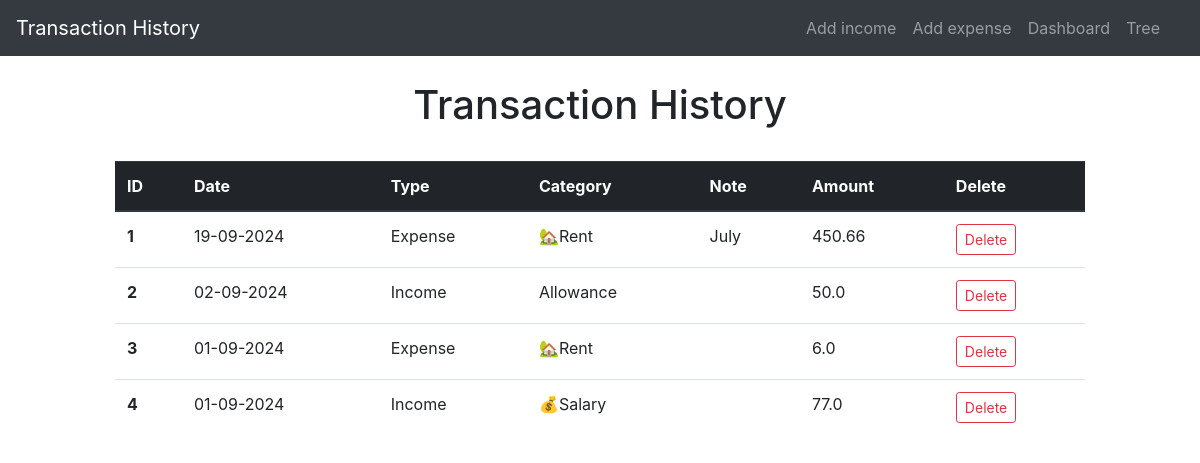
Before: / with the older database file.
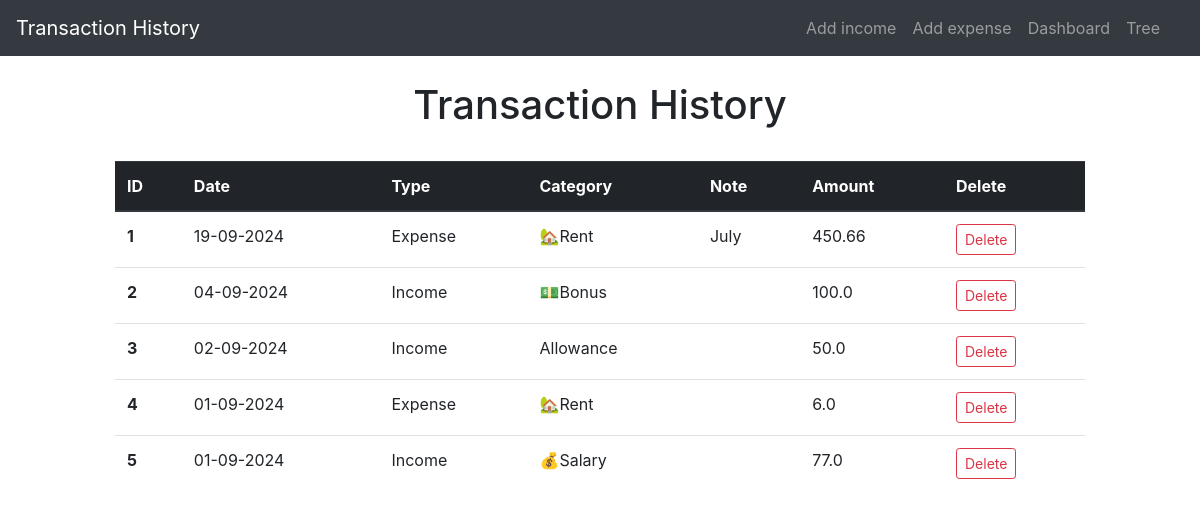
After: the same page with the newer database file.
### application/models.py (models this page shows, shortened)
class add_expenses(db.Model):
    id = db.Column(db.Integer, primary_key=True)
    amount = db.Column(db.Double, nullable=False)
    category = db.Column(db.String(30),nullable=False)
    date = db.Column(db.DateTime, nullable=False)
    type = db.Column(db.String(10), nullable=False, default= 'Expense')
    nota = db.Column(db.String(15))

class add_incomes(db.Model):
    id = db.Column(db.Integer, primary_key=True)
    amount = db.Column(db.Double, nullable=False)
    category = db.Column(db.String(30),nullable=False)
    date = db.Column(db.DateTime, nullable=False)
    type = db.Column(db.String(10), nullable=False, default= 'Income')
    nota = db.Column(db.String(15))

### application/routes.py (the view)
@app.route('/')
def index():
    expenses = add_expenses.query.order_by(add_expenses.date.desc()).all()
    incomes = add_incomes.query.order_by(add_incomes.date.desc()).all()
    entries = []
    for expense in expenses:
        entries.append({
            'id': expense.id,
            'date': expense.date,
            'type': expense.type,
            'category': expense.category,  # Assuming a category field exists
            'amount': expense.amount,
            'nota': expense.nota
        })
    for income in incomes:
        entries.append({
            'id': income.id,
            'date': income.date,
            'type': income.type,
            'category': income.category,  # Assuming the source acts as a category
            'amount': income.amount,
            'nota': income.nota
        })
    entries.sort(key=lambda x: x['date'], reverse=True)
    return render_template('index.html', title="Transaction history", entries=entries)

### application/templates/index.html (shortened to what this page needs)
{% extends 'layout.html' %}
{% block content %}
    <div class="col-sm-10 ml-auto mr-auto ">
       <center>
        <H1>Transaction History</H1>
       </center>
       <br>
        <table class="table">
            <thead class="thead-dark">
                <tr>
                    <th scope="col">ID</th>
                    <th scope="col">Date</th>
                    <th scope="col">Type</th>
                    <th scope="col">Category</th>
                    <th scope="col">Note</th>
                    <th scope="col">Amount</th>
                    <th scope="col">Delete</th>
                </tr>
            </thead>
            <tbody>
                {% for entry in entries %}
                        <tr>
                            <th scope="row">{{loop.index}}</th>
                            <td>{{entry.date.strftime("%d-%m-%Y")}}</td>
                            <td>{{entry.type}}</td>
                            <td>{{entry.category }}</td>
                            <td>{{entry.nota }}</td>
                            <td class="amount-field">{{ entry.amount }}</td>
                            <td><a href="{{ url_for('delete', entry_id = entry.id, entry_type = entry.type ) }}"  class="btn btn-outline-danger btn-sm">Delete</a></td>
                        </tr>
                {% endfor %}
        </tbody>
        </table>
    </div>
{% endblock %}

### application/templates/layout.html (shortened to what this page needs)
<!DOCTYPE html>
<html lang="en">
<head>
    {% if not block_link %}
    <link rel="stylesheet"
        href="https://maxcdn.bootstrapcdn.com/bootstrap/4.0.0/css/bootstrap.min.css"
        href="static/styles.css"
>
    {% endif %}
</head>
<body>
    <div class="container-fluid">
        <div class="row">
            <div class="col-md-12 p-0">
                <header class="mb-4">
                    <nav class="navbar navbar-expand-lg navbar-dark bg-dark">
                        <a class="navbar-brand" href="{{ url_for('index') }}">Transaction History</a>
                        <div class="collapse navbar-collapse" id="navbarNavAltMarkup">
                            <div class="navbar-nav ml-auto mr-3">
                                <a class="nav-item nav-link" href="{{ url_for('add_income') }}">Add income</a>
                                <a class="nav-item nav-link" href="{{ url_for('add_expense') }}">Add expense</a>
                                <a class="nav-item nav-link" href="{{ url_for('dashboard') }}">Dashboard</a>
                                <a class="nav-item nav-link" href="{{ url_for('tree') }}">Tree</a>
                            </div>
                        </div>
                    </nav>
                </header>
            </div>
        </div>
        <div class="row justify-content-center">
            <div class="col-md-10"></div>
                {% block content %}{% endblock %}
            </div>
        </div>
</body>
</html>

Changed rows visible on the page:
added add_incomes: date "04-09-2024", type "Income", category "💵Bonus", amount "100.0"
